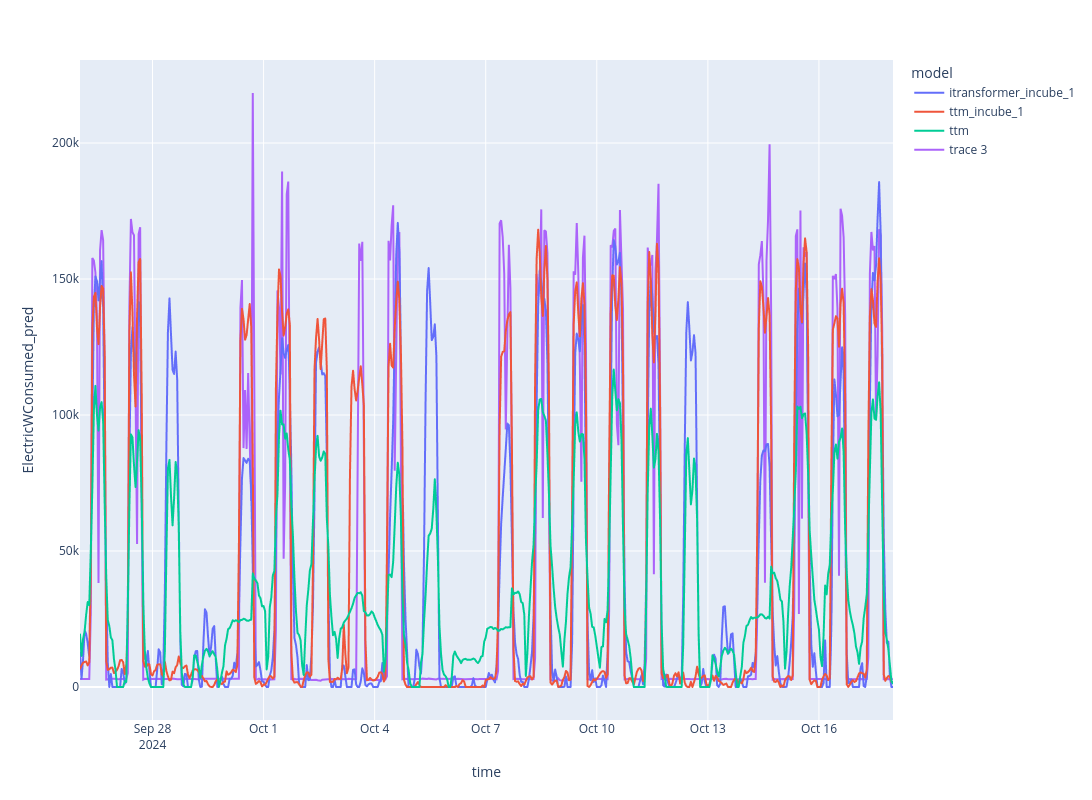

Write notebook code for a chart like this one.
### Code cell
lag=17
fig = px.line(tot_pred[(tot_pred.lag==lag)], x='time', y='ElectricWConsumed_pred', color='model',width=2200,height=800)
fig.add_scatter(x = tot_pred[(tot_pred.lag==lag) & (tot_pred.model==tot_pred.model.unique()[0])].time, y=tot_pred[(tot_pred.lag==lag) & (tot_pred.model==tot_pred.model.unique()[0])].ElectricWConsumed)

### Figure 1 — Plotly figure (JSON) as saved in the notebook; plotly's stock layout.template omitted (floating-point values rounded to 4 significant figures; data arrays with more than 128 entries replaced by an {"elided": "..."} marker saying what was removed)
{"data": [{"hovertemplate": "model=itransformer_incube_1<br>time=%{x}<br>ElectricWConsumed_pred=%{y}<extra></extra>", "legendgroup": "itransformer_incube_1", "line": {"color": "#636efa", "dash": "solid"}, "marker": {"symbol": "circle"}, "mode": "lines", "name": "itransformer_incube_1", "showlegend": true, "type": "scattergl", "x": {"elided": "528 str values"}, "xaxis": "x", "y": {"elided": "528 float values"}, "yaxis": "y"}, {"hovertemplate": "model=ttm_incube_1<br>time=%{x}<br>ElectricWConsumed_pred=%{y}<extra></extra>", "legendgroup": "ttm_incube_1", "line": {"color": "#EF553B", "dash": "solid"}, "marker": {"symbol": "circle"}, "mode": "lines", "name": "ttm_incube_1", "showlegend": true, "type": "scattergl", "x": {"elided": "528 str values"}, "xaxis": "x", "y": {"elided": "528 float values"}, "yaxis": "y"}, {"hovertemplate": "model=ttm<br>time=%{x}<br>ElectricWConsumed_pred=%{y}<extra></extra>", "legendgroup": "ttm", "line": {"color": "#00cc96", "dash": "solid"}, "marker": {"symbol": "circle"}, "mode": "lines", "name": "ttm", "showlegend": true, "type": "scattergl", "x": {"elided": "528 str values"}, "xaxis": "x", "y": {"elided": "528 float values"}, "yaxis": "y"}, {"type": "scatter", "x": {"elided": "528 str values"}, "y": {"elided": "528 float values"}}], "layout": {"height": 800, "legend": {"title": {"text": "model"}, "tracegroupgap": 0}, "margin": {"t": 60}, "width": 2200, "xaxis": {"anchor": "y", "domain": [0, 1], "title": {"text": "time"}}, "yaxis": {"anchor": "x", "domain": [0, 1], "title": {"text": "ElectricWConsumed_pred"}}}}
